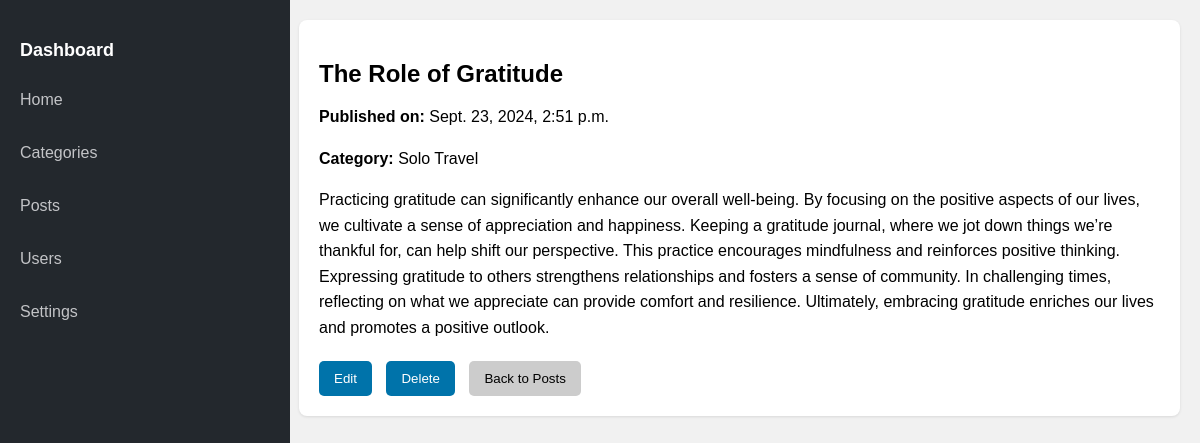
Page /posts/7134/ on the committed database.
### wpblog/models.py (models this page shows, shortened)
class Post(models.Model):
    title = models.CharField(max_length=200)
    content = models.TextField()
    category = models.ForeignKey(Category, on_delete=models.CASCADE, null=True, blank=True)
    created_at = models.DateTimeField(auto_now_add=True)

class Category(models.Model):
    name = models.CharField(max_length=100)
    description = models.TextField(blank=True, null=True)
    slug = models.SlugField(unique=True)
    created_at = models.DateTimeField(auto_now_add=True)
    updated_at = models.DateTimeField(auto_now=True)
    def __str__(self):
        return self.name

### wpblog/views.py (the view)
# urls.py: path('posts/<int:post_id>/',views.postview),
def postview(request,post_id):
    post = get_object_or_404(Post, id=post_id)
    return render(request,"postview.html",{"post":post})

### templates/postview.html (shortened to what this page needs)
<!DOCTYPE html>
<html lang="en">
<head>
</head>
<body>
    <div class="sidebar">
        <h2>Dashboard</h2>
        <ul>
            <li><a href="/home">Home</a></li>
            <li><a href="/category">Categories</a></li>
            <li><a href="/posts">Posts</a></li>
            <li><a href="/users">Users</a></li>
            <li><a href="/settings">Settings</a></li>
        </ul>
    </div>
    <div class="content">
        <div class="post-container">
            <h2>{{ post.title }}</h2>
            <p><strong>Published on:</strong> {{ post.created_at }}</p>
            <p><strong>Category:</strong> {{ post.category }}</p>
            <p>{{ post.content }}</p>
            <div class="post-actions">
                <button onclick="window.location.href='/posts/edit/{{ post.id }}'">Edit</button>
                <button onclick="deletePost({{ post.id }})">Delete</button>
                <button onclick="window.location.href='/home'" style="background-color: #ccc; color: #000;">Back to Posts</button>
            </div>
        </div>
    </div>
</body>
</html>

### templates/postview.html (style rules this page uses)
body { font-family: Arial, sans-serif; background-color: #f1f1f1; margin: 0; display: flex; }
.sidebar { background-color: #23282d; width: 250px; height: 100vh; color: #fff; padding: 20px; position: fixed; }
.sidebar h2 { font-size: 18px; margin: 20px 0; }
.sidebar ul { list-style: none; padding: 0; }
.sidebar ul li { margin: 15px 0; }
.sidebar ul li a { color: #c3c4c7; text-decoration: none; font-size: 16px; display: block; padding: 10px 0; }
.content { margin-left: 279px; padding: 20px; width: calc(100% - 250px); }
.post-container { background-color: #fff; padding: 20px; box-shadow: 0 1px 3px rgba(0, 0, 0, 0.1); border-radius: 8px; margin-bottom: 20px; }
.post-container h2 { font-size: 24px; margin-bottom: 10px; }
.post-container p { margin-bottom: 10px; line-height: 1.6; }
.post-actions { margin-top: 20px; }
.post-actions button { padding: 10px 15px; background-color: #0073aa; color: #fff; border: none; border-radius: 5px; cursor: pointer; margin-right: 10px; }

### rows in the picture
Post: title "The Role of Gratitude", created_at "Sept. 23, 2024, 2:51 p.m.", category "Solo Travel", content "Practicing gratitude can significantly enhance our overall well-being. By focusing on the positive aspects of our lives, we cultivate a sense of appreciation and happiness. Keeping a gratitude journal, where we jot down things we’re thankful for, can help shift our perspective. This practice encourages mindfulness and reinforces positive thinking. Expressing gratitude to others strengthens relationships and fosters a sense of community. In challenging times, reflecting on what we appreciate can provide comfort and resilience. Ultimately, embracing gratitude enriches our lives and promotes a positive outlook."
